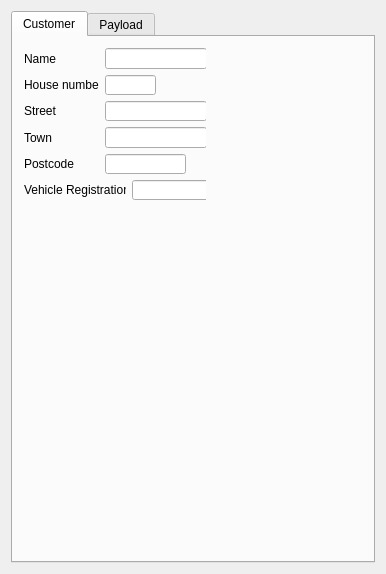
<?xml version="1.0" encoding="UTF-8"?>
<ui version="4.0">
 <class>newTicketDialog</class>
 <widget class="QDialog" name="newTicketDialog">
  <property name="geometry">
   <rect>
    <x>0</x>
    <y>0</y>
    <width>386</width>
    <height>574</height>
   </rect>
  </property>
  <property name="windowTitle">
   <string>Dialog</string>
  </property>
  <layout class="QVBoxLayout" name="verticalLayout">
   <item>
    <widget class="QTabWidget" name="newTicketTabWidget">
     <property name="minimumSize">
      <size>
       <width>0</width>
       <height>431</height>
      </size>
     </property>
     <property name="currentIndex">
      <number>0</number>
     </property>
     <widget class="QWidget" name="customerTab">
      <attribute name="title">
       <string>Customer</string>
      </attribute>
      <widget class="QWidget" name="layoutWidget">
       <property name="geometry">
        <rect>
         <x>11</x>
         <y>11</y>
         <width>182</width>
         <height>152</height>
        </rect>
       </property>
       <layout class="QGridLayout" name="gridLayout">
        <item row="0" column="0">
         <widget class="QLabel" name="nameLabel">
          <property name="text">
           <string>Name</string>
          </property>
          <property name="buddy">
           <cstring>nameLineEdit</cstring>
          </property>
         </widget>
        </item>
        <item row="0" column="1" colspan="2">
         <widget class="QLineEdit" name="nameLineEdit"/>
        </item>
        <item row="1" column="0">
         <widget class="QLabel" name="houseNumberLabel">
          <property name="text">
           <string>House number</string>
          </property>
          <property name="buddy">
           <cstring>houseNumberLineEdit</cstring>
          </property>
         </widget>
        </item>
        <item row="1" column="1" colspan="2">
         <widget class="QLineEdit" name="houseNumberLineEdit">
          <property name="minimumSize">
           <size>
            <width>51</width>
            <height>0</height>
           </size>
          </property>
          <property name="maximumSize">
           <size>
            <width>51</width>
            <height>16777215</height>
           </size>
          </property>
         </widget>
        </item>
        <item row="2" column="0">
         <widget class="QLabel" name="streetLabel">
          <property name="text">
           <string>Street</string>
          </property>
          <property name="buddy">
           <cstring>streetLineEdit</cstring>
          </property>
         </widget>
        </item>
        <item row="2" column="1" colspan="2">
         <widget class="QLineEdit" name="streetLineEdit">
          <property name="maximumSize">
           <size>
            <width>133</width>
            <height>16777215</height>
           </size>
          </property>
         </widget>
        </item>
        <item row="3" column="0">
         <widget class="QLabel" name="townLabel">
          <property name="text">
           <string>Town</string>
          </property>
          <property name="buddy">
           <cstring>townLineEdit</cstring>
          </property>
         </widget>
        </item>
        <item row="3" column="1" colspan="2">
         <widget class="QLineEdit" name="townLineEdit">
          <property name="maximumSize">
           <size>
            <width>133</width>
            <height>16777215</height>
           </size>
          </property>
         </widget>
        </item>
        <item row="4" column="0">
         <widget class="QLabel" name="postcodeLabel">
          <property name="text">
           <string>Postcode</string>
          </property>
          <property name="buddy">
           <cstring>postcodeLineEdit</cstring>
          </property>
         </widget>
        </item>
        <item row="4" column="1" colspan="2">
         <widget class="QLineEdit" name="postcodeLineEdit">
          <property name="minimumSize">
           <size>
            <width>81</width>
            <height>0</height>
           </size>
          </property>
          <property name="maximumSize">
           <size>
            <width>81</width>
            <height>16777215</height>
           </size>
          </property>
         </widget>
        </item>
        <item row="5" column="0" colspan="2">
         <widget class="QLabel" name="vehicleRegistrationLabel">
          <property name="text">
           <string>Vehicle Registration</string>
          </property>
          <property name="buddy">
           <cstring>vehicleRegistrationLineEdit</cstring>
          </property>
         </widget>
        </item>
        <item row="5" column="2">
         <widget class="QLineEdit" name="vehicleRegistrationLineEdit">
          <property name="minimumSize">
           <size>
            <width>81</width>
            <height>0</height>
           </size>
          </property>
          <property name="maximumSize">
           <size>
            <width>81</width>
            <height>16777215</height>
           </size>
          </property>
         </widget>
        </item>
       </layout>
      </widget>
     </widget>
     <widget class="QWidget" name="payloadTab">
      <attribute name="title">
       <string>Payload</string>
      </attribute>
      <layout class="QVBoxLayout" name="verticalLayout_2">
       <item>
        <layout class="QGridLayout" name="gridLayout_2">
         <item row="0" column="0">
          <widget class="QLineEdit" name="grossWeightLineEdit">
           <property name="sizePolicy">
            <sizepolicy hsizetype="Fixed" vsizetype="Fixed">
             <horstretch>0</horstretch>
             <verstretch>0</verstretch>
            </sizepolicy>
           </property>
           <property name="minimumSize">
            <size>
             <width>71</width>
             <height>0</height>
            </size>
           </property>
           <property name="maximumSize">
            <size>
             <width>71</width>
             <height>16777215</height>
            </size>
           </property>
           <property name="text">
            <string>Gross</string>
           </property>
          </widget>
         </item>
         <item row="1" column="0">
          <widget class="QLineEdit" name="tareWeightLineEdit">
           <property name="sizePolicy">
            <sizepolicy hsizetype="Fixed" vsizetype="Fixed">
             <horstretch>0</horstretch>
             <verstretch>0</verstretch>
            </sizepolicy>
           </property>
           <property name="minimumSize">
            <size>
             <width>71</width>
             <height>0</height>
            </size>
           </property>
           <property name="maximumSize">
            <size>
             <width>71</width>
             <height>16777215</height>
            </size>
           </property>
           <property name="text">
            <string>Tare</string>
           </property>
          </widget>
         </item>
         <item row="2" column="0">
          <widget class="QLineEdit" name="netWeightLineEdit">
           <property name="sizePolicy">
            <sizepolicy hsizetype="Fixed" vsizetype="Fixed">
             <horstretch>0</horstretch>
             <verstretch>0</verstretch>
            </sizepolicy>
           </property>
           <property name="minimumSize">
            <size>
             <width>71</width>
             <height>0</height>
            </size>
           </property>
           <property name="maximumSize">
            <size>
             <width>71</width>
             <height>16777215</height>
            </size>
           </property>
           <property name="text">
            <string>Net</string>
           </property>
          </widget>
         </item>
         <item row="2" column="1">
          <widget class="QComboBox" name="materialCombobox">
           <property name="sizePolicy">
            <sizepolicy hsizetype="Fixed" vsizetype="Fixed">
             <horstretch>0</horstretch>
             <verstretch>0</verstretch>
            </sizepolicy>
           </property>
           <property name="minimumSize">
            <size>
             <width>91</width>
             <height>0</height>
            </size>
           </property>
           <property name="maximumSize">
            <size>
             <width>91</width>
             <height>16777215</height>
            </size>
           </property>
           <item>
            <property name="text">
             <string>Copper</string>
            </property>
           </item>
           <item>
            <property name="text">
             <string>Car</string>
            </property>
           </item>
           <item>
            <property name="text">
             <string>Heavy Iron</string>
            </property>
           </item>
          </widget>
         </item>
         <item row="2" column="2" colspan="2">
          <widget class="QLineEdit" name="payloadValueLineEdit">
           <property name="sizePolicy">
            <sizepolicy hsizetype="Fixed" vsizetype="Fixed">
             <horstretch>0</horstretch>
             <verstretch>0</verstretch>
            </sizepolicy>
           </property>
           <property name="minimumSize">
            <size>
             <width>71</width>
             <height>0</height>
            </size>
           </property>
           <property name="maximumSize">
            <size>
             <width>71</width>
             <height>16777215</height>
            </size>
           </property>
           <property name="text">
            <string>Value</string>
           </property>
           <property name="readOnly">
            <bool>true</bool>
           </property>
          </widget>
         </item>
         <item row="2" column="4">
          <widget class="QCheckBox" name="manualPriceCheckbox">
           <property name="minimumSize">
            <size>
             <width>91</width>
             <height>0</height>
            </size>
           </property>
           <property name="text">
            <string>Manual price</string>
           </property>
          </widget>
         </item>
         <item row="3" column="4">
          <widget class="QPushButton" name="addPayloadButton">
           <property name="sizePolicy">
            <sizepolicy hsizetype="Fixed" vsizetype="Fixed">
             <horstretch>0</horstretch>
             <verstretch>0</verstretch>
            </sizepolicy>
           </property>
           <property name="minimumSize">
            <size>
             <width>81</width>
             <height>0</height>
            </size>
           </property>
           <property name="text">
            <string>Add payload</string>
           </property>
          </widget>
         </item>
         <item row="4" column="0" colspan="5">
          <widget class="QTableWidget" name="payloadTableWidget">
           <property name="sizePolicy">
            <sizepolicy hsizetype="Preferred" vsizetype="Expanding">
             <horstretch>0</horstretch>
             <verstretch>0</verstretch>
            </sizepolicy>
           </property>
           <property name="minimumSize">
            <size>
             <width>341</width>
             <height>0</height>
            </size>
           </property>
           <property name="maximumSize">
            <size>
             <width>341</width>
             <height>16777215</height>
            </size>
           </property>
           <property name="rowCount">
            <number>12</number>
           </property>
           <property name="columnCount">
            <number>3</number>
           </property>
           <attribute name="horizontalHeaderDefaultSectionSize">
            <number>100</number>
           </attribute>
           <attribute name="horizontalHeaderMinimumSectionSize">
            <number>25</number>
           </attribute>
           <row/>
           <row/>
           <row/>
           <row/>
           <row/>
           <row/>
           <row/>
           <row/>
           <row/>
           <row/>
           <row/>
           <row/>
           <column/>
           <column/>
           <column/>
          </widget>
         </item>
         <item row="5" column="2">
          <widget class="QLabel" name="totalValueLabel">
           <property name="font">
            <font>
             <pointsize>10</pointsize>
             <weight>75</weight>
             <bold>true</bold>
            </font>
           </property>
           <property name="text">
            <string>Total</string>
           </property>
           <property name="buddy">
            <cstring>totalValueLineEdit</cstring>
           </property>
          </widget>
         </item>
         <item row="5" column="3" colspan="2">
          <widget class="QLineEdit" name="totalValueLineEdit">
           <property name="minimumSize">
            <size>
             <width>101</width>
             <height>0</height>
            </size>
           </property>
           <property name="maximumSize">
            <size>
             <width>101</width>
             <height>16777215</height>
            </size>
           </property>
          </widget>
         </item>
         <item row="6" column="2" colspan="3">
          <widget class="QCommandLinkButton" name="reviewTicketButton">
           <property name="minimumSize">
            <size>
             <width>131</width>
             <height>0</height>
            </size>
           </property>
           <property name="maximumSize">
            <size>
             <width>131</width>
             <height>16777215</height>
            </size>
           </property>
           <property name="text">
            <string>Review ticket</string>
           </property>
          </widget>
         </item>
        </layout>
       </item>
      </layout>
     </widget>
    </widget>
   </item>
  </layout>
 </widget>
 <resources/>
 <connections/>
</ui>
